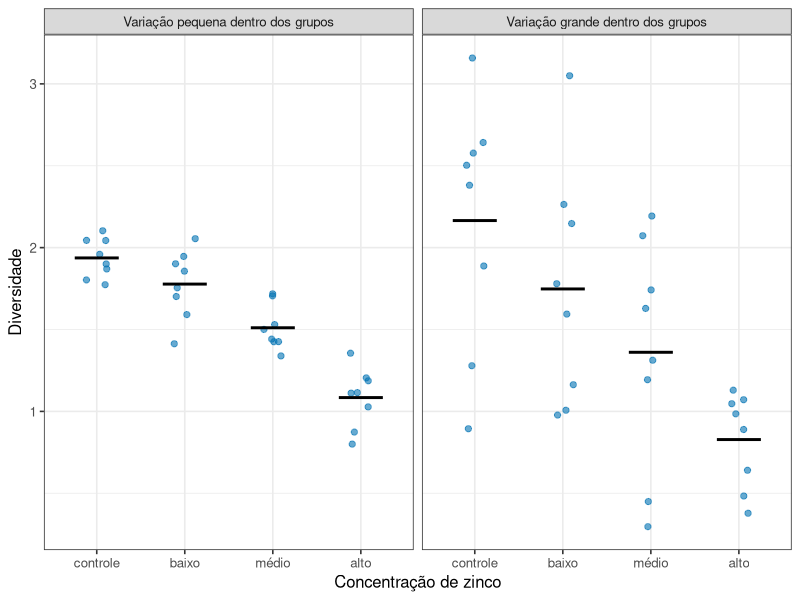
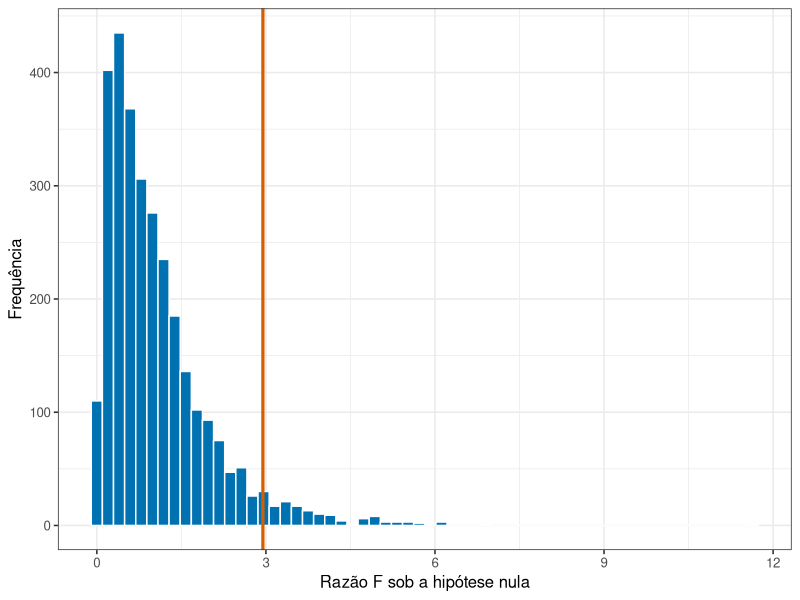
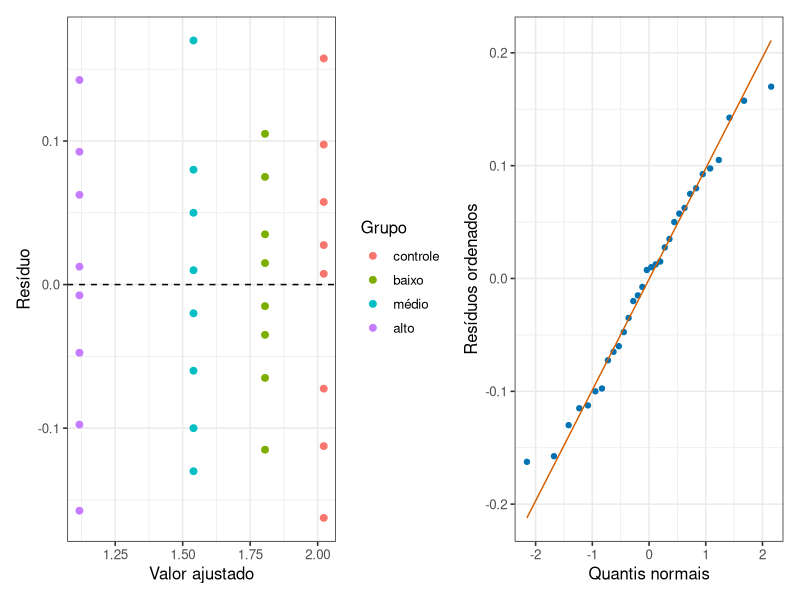

The R source for these figures, in order:
## ---- chunk 1
#| include: false
library(tidyverse)
theme_set(theme_bw(base_size = 12))
## ---- chunk 2
#| echo: false
#| label: fig-dois-cenarios
#| fig-cap: "Dois experimentos com as mesmas quatro médias de grupo (linhas horizontais) e variações internas diferentes."
#| fig-alt: "Dois painéis lado a lado. No painel da esquerda, os pontos de cada grupo estão bem agrupados e os quatro níveis aparecem separados. No painel da direita, os pontos se espalham muito e as nuvens dos quatro grupos se sobrepõem quase inteiramente."
#| fig-height: 3.6
medias_grupo <- c(2.0, 1.8, 1.5, 1.1)
grupos <- c("controle", "baixo", "médio", "alto")

cenarios <- bind_rows(
  tibble(cenario = "Variação pequena dentro dos grupos",
         grupo = rep(grupos, each = 8),
         valor = rnorm(32, mean = rep(medias_grupo, each = 8), sd = 0.15)),
  tibble(cenario = "Variação grande dentro dos grupos",
         grupo = rep(grupos, each = 8),
         valor = rnorm(32, mean = rep(medias_grupo, each = 8), sd = 0.60))
) |>
  mutate(
    grupo = fct_relevel(grupo, grupos),
    cenario = fct_relevel(cenario, "Variação pequena dentro dos grupos")
  )

ggplot(cenarios, aes(x = grupo, y = valor)) +
  geom_jitter(width = 0.12, alpha = 0.6, size = 1.8, colour = "#0072B2") +
  stat_summary(fun = mean, geom = "crossbar", width = 0.5, linewidth = 0.4) +
  facet_wrap(~ cenario) +
  labs(x = "Concentração de zinco", y = "Diversidade")
## ---- chunk 3
#| code-fold: true
#| code-summary: "Ver o cálculo manual completo da ANOVA"
#| label: tbl-anova-manual
#| tbl-cap: "Tabela ANOVA calculada a partir das definições das somas de quadrados."
dados_exemplo <- tibble(
  grupo = factor(rep(c("controle", "baixo", "alto"), each = 4)),
  diversidade = c(8, 9, 7, 8, 7, 6, 8, 7, 4, 5, 3, 4)
)

media_geral <- mean(dados_exemplo$diversidade)
resumo_grupos <- dados_exemplo |>
  summarise(n = n(), media = mean(diversidade), .by = grupo)

sq_total <- sum((dados_exemplo$diversidade - media_geral)^2)
sq_entre <- sum(resumo_grupos$n * (resumo_grupos$media - media_geral)^2)
sq_dentro <- dados_exemplo |>
  left_join(resumo_grupos, by = "grupo") |>
  summarise(sq = sum((diversidade - media)^2)) |>
  pull(sq)

k <- n_distinct(dados_exemplo$grupo)
N <- nrow(dados_exemplo)

tabela_anova <- tibble(
  fonte = c("Tratamentos", "Resíduo", "Total"),
  soma_quadrados = c(sq_entre, sq_dentro, sq_total),
  graus_liberdade = c(k - 1, N - k, N - 1),
  quadrado_medio = c(sq_entre / (k - 1), sq_dentro / (N - k), NA_real_),
  F = c((sq_entre / (k - 1)) / (sq_dentro / (N - k)), NA_real_, NA_real_)
)

knitr::kable(tabela_anova, digits = 3)
## ---- chunk 4
#| echo: false
#| label: fig-distribuicao-f
#| fig-cap: "Valores de F obtidos em 3000 experimentos simulados sem nenhum efeito de tratamento (quatro grupos, oito canais por grupo)."
#| fig-alt: "Histograma assimétrico à direita, concentrado perto de zero, com uma cauda que se estende até valores maiores. Uma linha vertical marca o limiar acima do qual ficam os 5% maiores valores de F."
#| fig-height: 3.2
f_nulos <- replicate(3000, {
  d <- tibble(grupo = rep(letters[1:4], each = 8), valor = rnorm(32, 1.6, 0.5))
  summary(aov(valor ~ grupo, data = d))[[1]][["F value"]][1]
})

limiar_5pc <- qf(0.95, df1 = 3, df2 = 28)

ggplot(tibble(f = f_nulos), aes(x = f)) +
  geom_histogram(bins = 60, fill = "#0072B2", colour = "white") +
  geom_vline(xintercept = limiar_5pc, colour = "#D55E00", linewidth = 1.1) +
  labs(x = "Razão F sob a hipótese nula", y = "Frequência")
## ---- chunk 5
#| echo: false
prop_acima <- mean(f_nulos >= limiar_5pc)

limiar_txt <- formatC(limiar_5pc, format = "f", digits = 2, decimal.mark = ",")
prop_txt   <- formatC(100 * prop_acima, format = "f", digits = 1, decimal.mark = ",")
## ---- chunk 6
#| code-fold: true
#| code-summary: "Ver a ANOVA no R"
dados_precisos <- tibble(
  grupo = factor(rep(grupos, each = 8), levels = grupos),
  valor = rnorm(32, mean = rep(medias_grupo, each = 8), sd = 0.15)
)

modelo_anova <- aov(valor ~ grupo, data = dados_precisos)
summary(modelo_anova)
## ---- chunk 7
#| echo: false
#| label: fig-diagnosticos
#| fig-cap: "Diagnósticos do modelo de um fator: resíduos contra valores ajustados e gráfico quantil-quantil."
#| fig-alt: "O primeiro painel mostra resíduos distribuídos ao redor de zero em quatro valores ajustados; o segundo compara resíduos ordenados com uma linha normal."
#| fig-height: 4.4
dados_canais <- tibble(
  grupo = factor(rep(c("controle", "baixo", "médio", "alto"), each = 8),
                 levels = c("controle", "baixo", "médio", "alto")),
  valor = c(
    2.12, 1.91, 2.05, 2.18, 1.86, 2.03, 1.95, 2.08,
    1.74, 1.91, 1.82, 1.69, 1.88, 1.77, 1.84, 1.79,
    1.41, 1.62, 1.55, 1.48, 1.71, 1.44, 1.59, 1.52,
    1.02, 1.21, 1.13, 0.96, 1.18, 1.07, 1.26, 1.11
  )
)

modelo_canais <- aov(valor ~ grupo, data = dados_canais)
diagnostico <- tibble(
  ajustado = fitted(modelo_canais),
  residuo = residuals(modelo_canais),
  grupo = dados_canais$grupo
)

p_residuos <- ggplot(diagnostico, aes(x = ajustado, y = residuo, colour = grupo)) +
  geom_hline(yintercept = 0, linetype = 2) +
  geom_point(size = 2) +
  labs(x = "Valor ajustado", y = "Resíduo", colour = "Grupo")

p_qq <- ggplot(diagnostico, aes(sample = residuo)) +
  stat_qq(colour = "#0072B2") +
  stat_qq_line(colour = "#D55E00") +
  labs(x = "Quantis normais", y = "Resíduos ordenados")

patchwork::wrap_plots(p_residuos, p_qq, ncol = 2)
